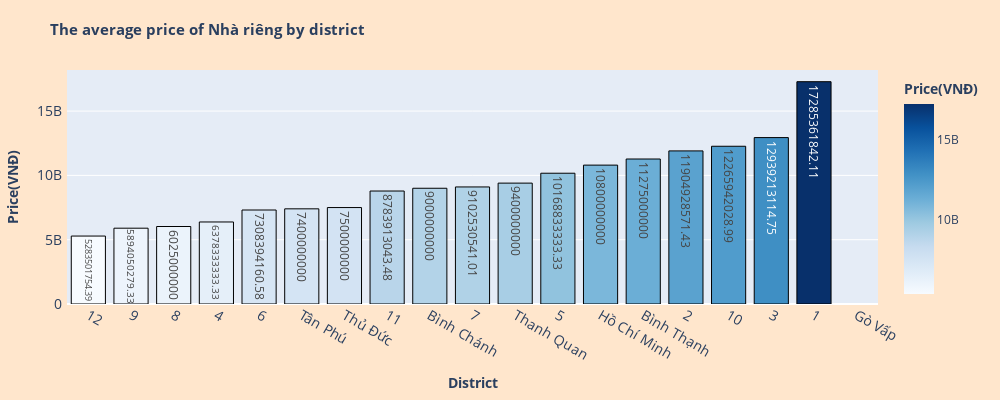

Notebook cell for this chart:
### Markdown cell above
##### **Type Nhà riêng:**

### Code cell
mean_price_by_district('Nhà riêng')

### Figure 1 — Plotly figure (JSON) as saved in the notebook; plotly's stock layout.template omitted (floating-point values rounded to 4 significant figures)
{"data": [{"alignmentgroup": "True", "hovertemplate": "The average price of <b>Nhà riêng</b> in district <b>%{x}</b> is %{y}", "legendgroup": "", "marker": {"color": [5284000000.0, 5894000000.0, 6025000000, 6378000000.0, 7308000000.0, 7400000000, 7500000000, 8784000000.0, 9000000000, 9103000000.0, 9400000000, 10170000000.0, 10800000000, 11275000000, 11900000000.0, 12270000000.0, 12940000000.0, 17290000000.0, null], "coloraxis": "coloraxis", "line": {"color": "black", "width": 1}, "pattern": {"shape": ""}}, "name": "", "offsetgroup": "", "orientation": "v", "showlegend": false, "text": [5284000000.0, 5894000000.0, 6025000000, 6378000000.0, 7308000000.0, 7400000000, 7500000000, 8784000000.0, 9000000000, 9103000000.0, 9400000000, 10170000000.0, 10800000000, 11275000000, 11900000000.0, 12270000000.0, 12940000000.0, 17290000000.0, null], "textposition": "auto", "type": "bar", "x": ["12", "9", "8", "4", "6", "Tân Phú", "Thủ Đức", "11", "Bình Chánh", "7", "Thanh Quan", "5", "Hồ Chí Minh", "Bình Thạnh", "2", "10", "3", "1", "Gò Vấp"], "xaxis": "x", "y": [5284000000.0, 5894000000.0, 6025000000, 6378000000.0, 7308000000.0, 7400000000, 7500000000, 8784000000.0, 9000000000, 9103000000.0, 9400000000, 10170000000.0, 10800000000, 11275000000, 11900000000.0, 12270000000.0, 12940000000.0, 17290000000.0, null], "yaxis": "y"}], "layout": {"barmode": "relative", "coloraxis": {"colorbar": {"title": {"text": "<b>Price(VNĐ)</b>"}}, "colorscale": [[0, "rgb(247,251,255)"], [0.125, "rgb(222,235,247)"], [0.25, "rgb(198,219,239)"], [0.375, "rgb(158,202,225)"], [0.5, "rgb(107,174,214)"], [0.625, "rgb(66,146,198)"], [0.75, "rgb(33,113,181)"], [0.875, "rgb(8,81,156)"], [1, "rgb(8,48,107)"]]}, "height": 400, "legend": {"tracegroupgap": 0}, "margin": {"b": 20, "l": 20, "r": 30, "t": 70}, "paper_bgcolor": "#ffe6cc", "title": {"font": {"size": 15}, "text": "<b>The average price of Nhà riêng by district </b>"}, "width": 1000, "xaxis": {"anchor": "y", "domain": [0, 1], "tickfont": {"size": 14}, "title": {"text": "<b>District<b>"}}, "yaxis": {"anchor": "x", "domain": [0, 1], "tickfont": {"size": 14}, "ticksuffix": " ", "title": {"text": "<b>Price(VNĐ)</b>"}}}}
